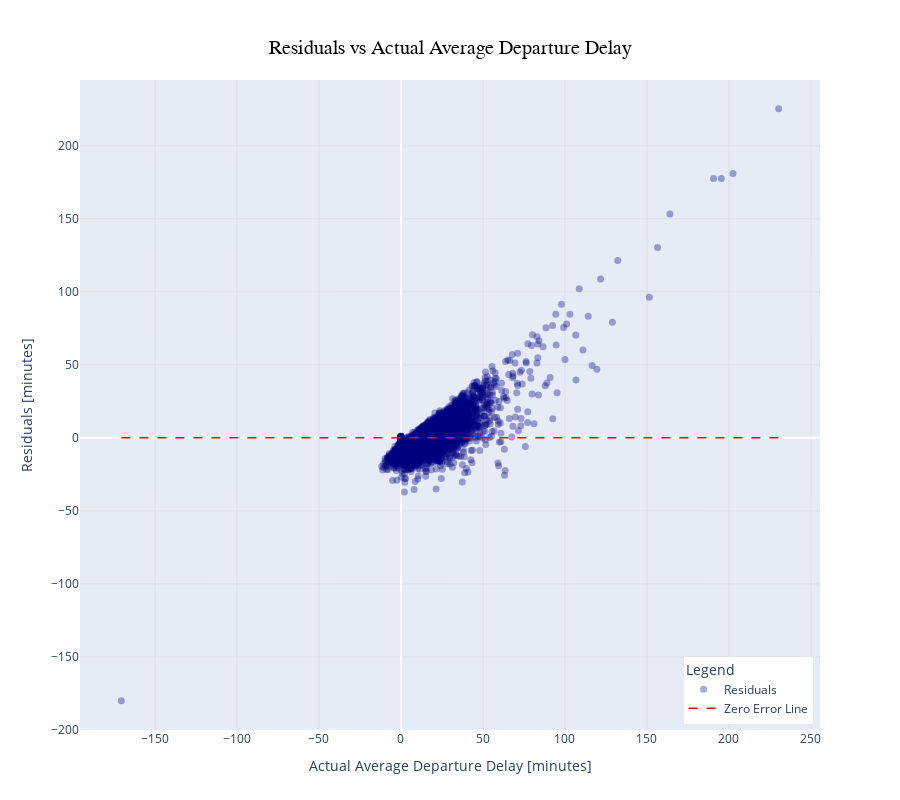

Notebook code for this chart:
### Code cell
import plotly.graph_objects as go

# 1) Make y_test a 1-D Series
y_true = y_test.squeeze()

# 2) Wrap predictions in a Series with the same index
y_pred = pd.Series(y_pred_test.squeeze(), index=y_true.index)

# 3) Residuals
residuals = y_true - y_pred

# Optionale y-Achsen-Grenzen
ymin_res = -200
ymax_res = 245

# Create figure
fig = go.Figure()

# Scatter of residuals vs actual
fig.add_trace(
    go.Scatter(
        x=y_true,
        y=residuals,
        mode="markers",
        name="Residuals",
        marker=dict(
            color="navy",
            size=7,
            opacity=0.35
        )
    )
)

# Horizontal zero-error line
fig.add_trace(
    go.Scatter(
        x=[y_true.min(), y_true.max()],
        y=[0, 0],
        mode="lines",
        name="Zero Error Line",
        line=dict(
            color="red",
            width=1.5,
            dash="dash"
        )
    )
)

# Layout to match the style of your other Plotly figures
fig.update_layout(
    height=800,
    width=900,
    margin=dict(t=80, b=70),
    title=dict(
        text="Residuals vs Actual Average Departure Delay",
        x=0.5,
        xanchor="center",
        yanchor="top"
    ),
    title_font=dict(size=20, family="Arial", color="black"),
    xaxis=dict(
        title="Actual Average Departure Delay [minutes]"
    ),
    yaxis=dict(
        title="Residuals [minutes]",
        range=[ymin_res, ymax_res]
    ),
    legend=dict(
        title="Legend",
        x=0.99,
        y=0.01,
        xanchor="right",
        yanchor="bottom"
    )
)

# Subtle grid, matching your other plots
fig.update_xaxes(showgrid=True, gridwidth=0.5, gridcolor="lightgrey")
fig.update_yaxes(showgrid=True, gridwidth=0.5, gridcolor="lightgrey")

fig.show()
#fig.write_image("/Users/nathanaelrohr/Downloads/Residuals_vs_Actual_Departure_Delay.pdf")

### Figure 1 — Plotly figure (JSON) as saved in the notebook; plotly's stock layout.template omitted (floating-point values rounded to 4 significant figures; data arrays with more than 128 entries replaced by an {"elided": "..."} marker saying what was removed)
{"data": [{"marker": {"color": "navy", "opacity": 0.35, "size": 7}, "mode": "markers", "name": "Residuals", "type": "scatter", "x": {"elided": "9600 float values"}, "y": {"elided": "9600 float values"}}, {"line": {"color": "red", "dash": "dash", "width": 1.5}, "mode": "lines", "name": "Zero Error Line", "type": "scatter", "x": [-170.5, 230.3], "y": [0, 0]}], "layout": {"height": 800, "legend": {"title": {"text": "Legend"}, "x": 0.99, "xanchor": "right", "y": 0.01, "yanchor": "bottom"}, "margin": {"b": 70, "t": 80}, "title": {"font": {"color": "black", "family": "Arial", "size": 20}, "text": "Residuals vs Actual Average Departure Delay", "x": 0.5, "xanchor": "center", "yanchor": "top"}, "width": 900, "xaxis": {"gridcolor": "lightgrey", "gridwidth": 0.5, "showgrid": true, "title": {"text": "Actual Average Departure Delay [minutes]"}}, "yaxis": {"gridcolor": "lightgrey", "gridwidth": 0.5, "range": [-200, 245], "showgrid": true, "title": {"text": "Residuals [minutes]"}}}}
